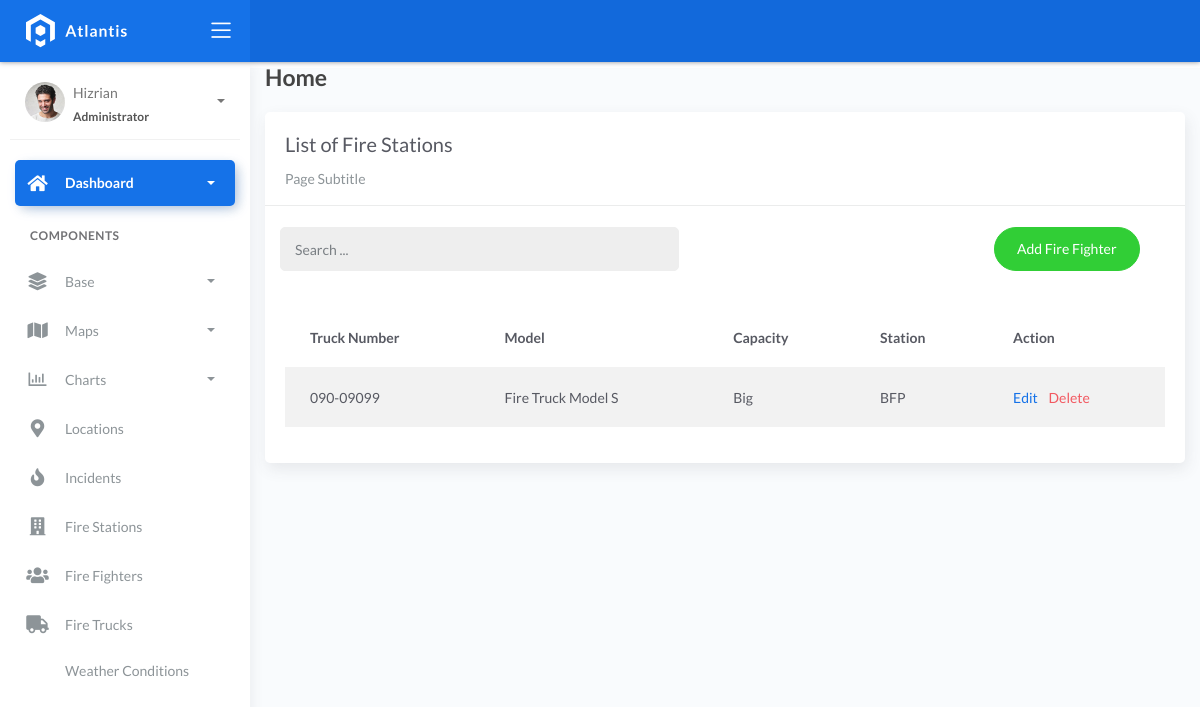
/firetrucks/, run on the app's committed database.
### fire/models.py (models this page shows, shortened)
class BaseModel(models.Model):
    created_at = models.DateTimeField(auto_now_add=True, db_index=True)
    updated_at = models.DateTimeField(auto_now=True)
    class Meta:
        abstract = True

class FireTruck(BaseModel):
    truck_number = models.CharField(max_length=150)
    model = models.CharField(max_length=150)
    capacity = models.CharField(max_length=150)  # water
    station = models.ForeignKey(FireStation, on_delete=models.CASCADE)

class FireStation(BaseModel):
    name = models.CharField(max_length=255)
    latitude = models.DecimalField(max_digits=22, decimal_places=16, null=True, blank=True)
    longitude = models.DecimalField(max_digits=22, decimal_places=16, null=True, blank=True)
    address = models.CharField(max_length=255, blank=True)
    city = models.CharField(max_length=100, blank=True)
    country = models.CharField(max_length=100, blank=True)

### fire/views.py (the view)
# urls.py: path('firetrucks/', FireTruckList.as_view(), name='firetrucks-list'),
class FireTruckList(ListView):
    model = FireTruck
    context_object_name = 'object_list'
    template_name = 'firetrucks_list.html'
    paginate_by = 5
    def get_queryset(self, *args, **kwargs):
        qs = super().get_queryset(*args, **kwargs)
        if self.request.GET.get('q'):
            query = self.request.GET.get('q')
            qs = qs.filter(Q(truck_number__icontains=query) | Q(model__icontains=query) | Q(capacity__icontains=query) | Q(station__name__icontains=query))
        return qs

### templates/firetrucks_list.html (shortened to what this page needs)
{% extends 'base.html' %} {% load static %} {% block content %}
<div class="content">
    <div class="container-fluid">
        <h4 class="page-title">Home</h4>
        <div class="row">
            <div class="col-md-12">
                <div class="card">
                    <div class="card-header">
                        <div class="card-title">List of Fire Stations</div>
                        <div class="card-category">Page Subtitle</div>
                    </div>
                    <br />
                        <div class="col-md-12 row">
                            <div class="col-md-6">
                                <form class="navbar-left navbar-form nav-search mr-md-3" action="{% url 'firetrucks-list' %}">
                                    <div class="input-group">
                                        <input type="text" placeholder="Search ..." class="form-control" name="q" />
                                        <div class="input-group-append">
                                            <span class="input-group-text">
                                            </span>
                                        </div>
                                    </div>
                                </form>
                            </div>
                            <div class="col-md-6">
                                <div class="pull-right">
                                    <a href="{% url 'firetrucks-add' %}" class="btn btn-success btn-rounded">Add Fire Fighter</a>
                                </div>
                            </div>
                        </div>
                    <div class="card-body">
                        <table class="table table-striped mt-3">
                            <thead>
                                <tr>
                                    <th scope="col">Truck Number</th>
                                    <th scope="col">Model</th>
                                    <th scope="col">Capacity</th>
                                    <th scope="col">Station</th>
                                    <th scope="col">Action</th>
                                </tr>
                            </thead>
                            <tbody>
                                {% for object in object_list %}
                                <tr>
                                    <td>{{ object.truck_number }}</td>
                                    <td>{{ object.model }}</td>
                                    <td>{{ object.capacity }}</td>
                                    <td>{{ object.station.name }}</td>
                                    <td>
                                        <a href="{% url 'firetrucks-update' object.id %}">Edit</a>
                                        <a href="{% url 'firetrucks-delete' object.id %}" class="text-danger ml-2">Delete</a>
                                    </td>
                                </tr>
                                {% empty %}
                                <tr>
                                    <td colspan="5" style="text-align: center">
                                        <p class="text-sm font-weight-bold mb-0">No Records Found</p>
                                    </td>
                                </tr>
                                {% endfor %}
                            </tbody>
                        </table>
                    </div>
                </div>
            </div>
        </div>
    </div>
</div>
{% endblock %}

### data on the page
FireTruck: truck_number "090-09099", model "Fire Truck Model S", capacity "Big", station.name "BFP"
